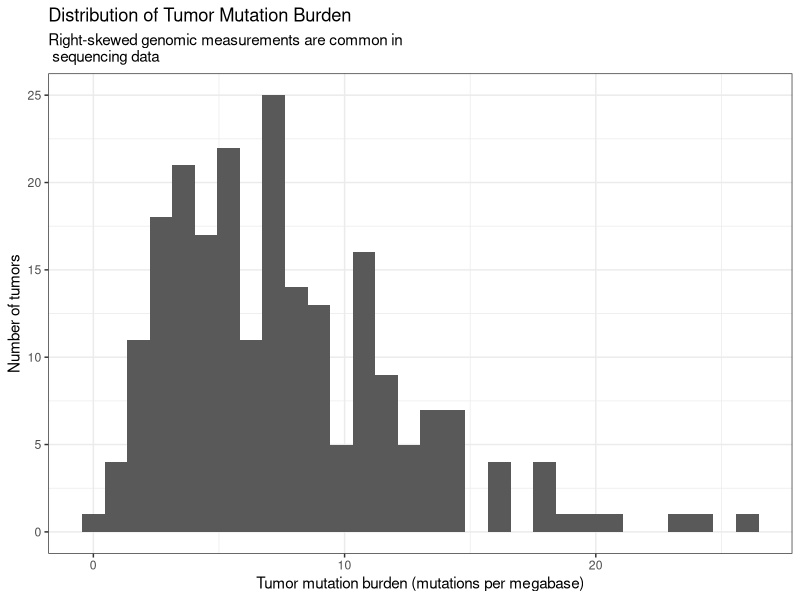
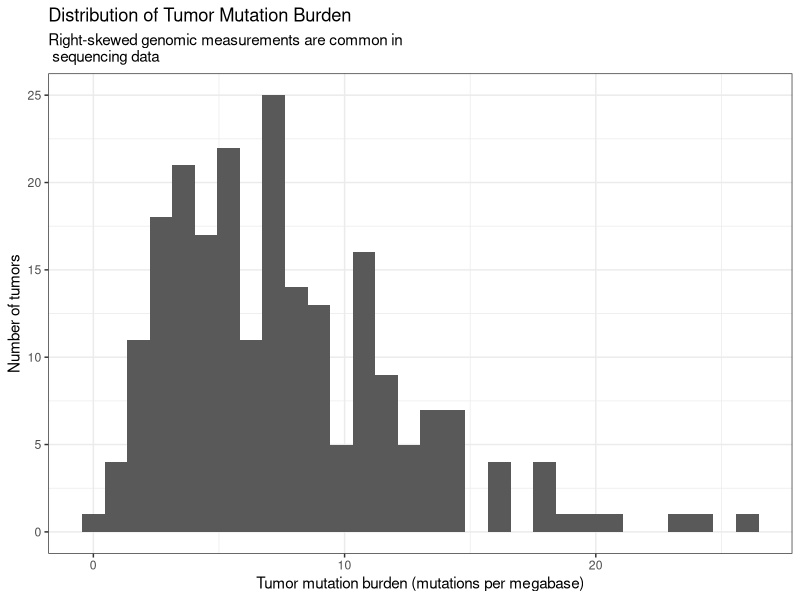
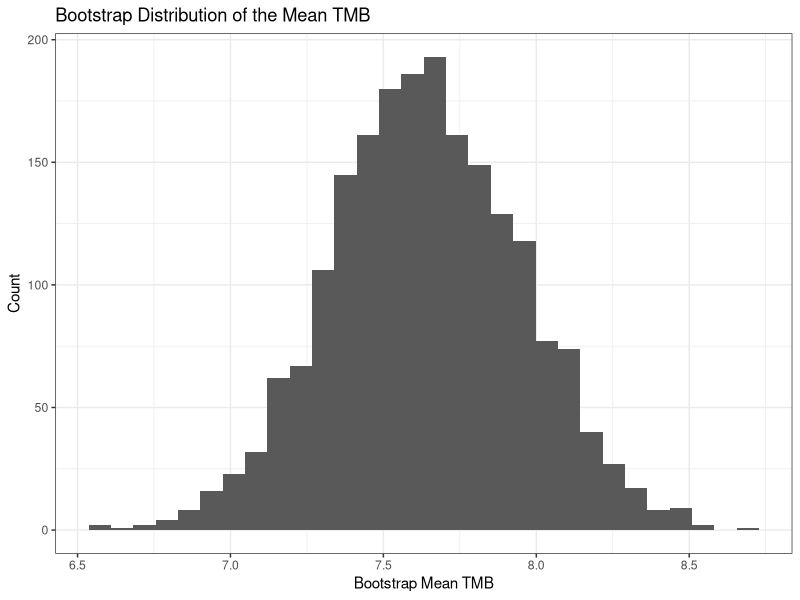
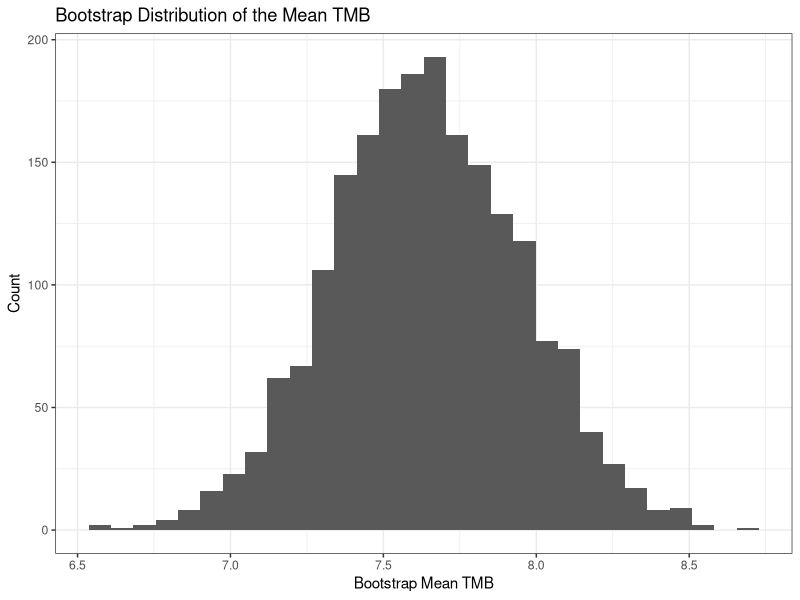
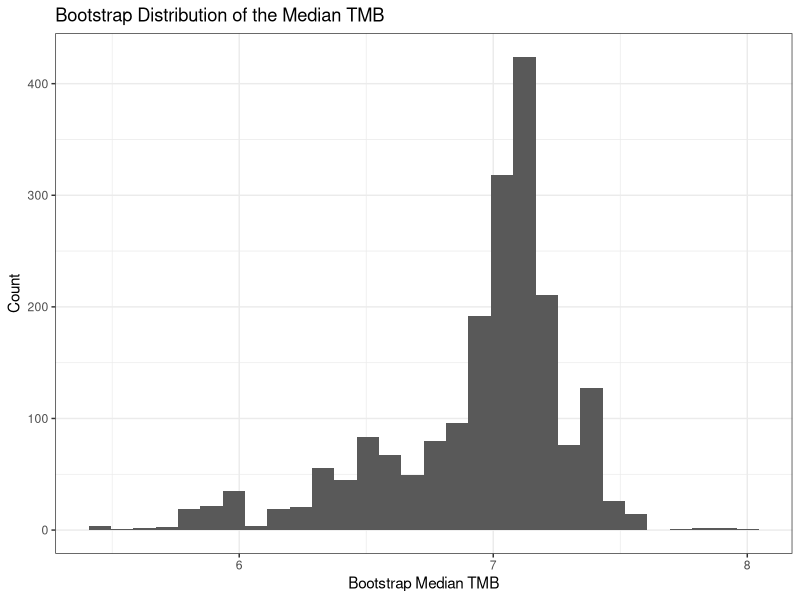

Reproduce these figures in R, in order.
## ---- chunk 1
library(tidyverse)
library(broom)
library(scales)

set.seed(104)

biomarker_df <- tibble(
  id = 1:180,
  treatment = rep(c("Placebo", "Low dose", "High dose"), each = 60),
  ifng = c(
    rlnorm(60, meanlog = log(11.5), sdlog = 0.35),
    rlnorm(60, meanlog = log(15.3), sdlog = 0.38),
    rlnorm(60, meanlog = log(19.8), sdlog = 0.42)
  ),
  response = c(
    rbinom(60, 1, 0.28),
    rbinom(60, 1, 0.45),
    rbinom(60, 1, 0.62)
  ),
  infections = c(
    rpois(60, lambda = 1.4),
    rpois(60, lambda = 1.1),
    rpois(60, lambda = 0.8)
  ),
  age = round(rnorm(180, mean = 61, sd = 10)),
  bmi = round(rnorm(180, mean = 29, sd = 4.5), 1)
) |>
  mutate(
    treatment = factor(treatment, levels = c("Placebo", "Low dose", "High dose")),
    log_ifng = log(ifng)
  )

# add a small number of extreme values to motivate robust estimation
biomarker_extreme_df <- biomarker_df |>
  mutate(
    ifng_extreme = if_else(id %in% c(8, 77, 146), ifng * 4.5, ifng),
    log_ifng_extreme = log(ifng_extreme)
  )
## ---- chunk 2
library(tidyverse)

set.seed(88)

n <- 220

tmb_df <- tibble(
  patient_id = 1:n,
  
  tumor_type = sample(
    c("Lung", "Colorectal", "Melanoma", "Breast"),
    size = n,
    replace = TRUE,
    prob = c(0.30, 0.28, 0.22, 0.20)
  ),
  
  tumor_stage = sample(
    c("I", "II", "III", "IV"),
    size = n,
    replace = TRUE,
    prob = c(0.18, 0.27, 0.31, 0.24)
  ),
  
  age = round(
    rnorm(
      n,
      mean = 62,
      sd = 10
    )
  ),
  
  tmb = round(
    rgamma(
      n,
      shape = 2.4,
      scale = 3.1
    ),
    2
  ),
  
  high_tmb_status = rbinom(
    n,
    size = 1,
    prob = 0.34
  )
)

head(tmb_df, 5)
## ---- chunk 3
plot <- ggplot(
  tmb_df,
  aes(x = tmb)
) +
  geom_histogram(bins = 30) +
  labs(
    title = "Distribution of Tumor Mutation Burden",
    subtitle = "Right-skewed genomic measurements are common in \n sequencing data",
    x = "Tumor mutation burden (mutations per megabase)",
    y = "Number of tumors"
  ) +
  theme_bw()

plot
## ---- chunk 4
plot <- ggplot(
  tmb_df,
  aes(x = tmb)
) +
  geom_histogram(bins = 30) +
  labs(
    title = "Distribution of Tumor Mutation Burden",
    subtitle = "Right-skewed genomic measurements are common in \n sequencing data",
    x = "Tumor mutation burden (mutations per megabase)",
    y = "Number of tumors"
  ) +
  theme_bw()

plot
## ---- chunk 5
tmb_values <- tmb_df$tmb

head(tmb_values)
## ---- chunk 6
set.seed(100)

bootstrap_sample <- sample(
  x = tmb_values,
  size = length(tmb_values),
  replace = TRUE
)

head(bootstrap_sample)
## ---- chunk 7
mean(bootstrap_sample)
median(bootstrap_sample)
## ---- chunk 8
set.seed(222)

boot_means <- replicate(2000, {

  x_star <- sample(
    tmb_df$tmb,
    size = nrow(tmb_df),
    replace = TRUE
  )

  mean(x_star)

})

head(boot_means)
## ---- chunk 9
boot_mean_df <- tibble(
  mean_tmb = boot_means
)

plot <- ggplot(boot_mean_df, aes(x = mean_tmb)) +
  geom_histogram(bins = 30) +
  labs(
    title = "Bootstrap Distribution of the Mean TMB",
    x = "Bootstrap Mean TMB",
    y = "Count"
  ) +
  theme_bw()

plot
## ---- chunk 10
boot_mean_df <- tibble(
  mean_tmb = boot_means
)

plot <- ggplot(boot_mean_df, aes(x = mean_tmb)) +
  geom_histogram(bins = 30) +
  labs(
    title = "Bootstrap Distribution of the Mean TMB",
    x = "Bootstrap Mean TMB",
    y = "Count"
  ) +
  theme_bw()

plot
## ---- chunk 11
set.seed(333)

boot_medians <- replicate(2000, {

  x_star <- sample(
    tmb_df$tmb,
    size = nrow(tmb_df),
    replace = TRUE
  )

  median(x_star)

})

head(boot_medians)
## ---- chunk 12
boot_median_df <- tibble(
  median_tmb = boot_medians
)

plot <- ggplot(boot_median_df, aes(x = median_tmb)) +
  geom_histogram(bins = 30) +
  labs(
    title = "Bootstrap Distribution of the Median TMB",
    x = "Bootstrap Median TMB",
    y = "Count"
  ) +
  theme_bw()

plot
## ---- chunk 13
boot_mean_se <- sd(boot_means)
boot_median_se <- sd(boot_medians)

tibble(
  estimator = c("Mean TMB", "Median TMB"),
  bootstrap_se = c(boot_mean_se, boot_median_se)
)
## ---- chunk 14

mean_ci <- quantile(
  boot_means,
  probs = c(0.025, 0.975)
)

median_ci <- quantile(
  boot_medians,
  probs = c(0.025, 0.975)
)

tibble(
  estimator = c("Mean TMB", "Median TMB"),
  lower_95_ci = c(mean_ci[1], median_ci[1]),
  upper_95_ci = c(mean_ci[2], median_ci[2])
)
